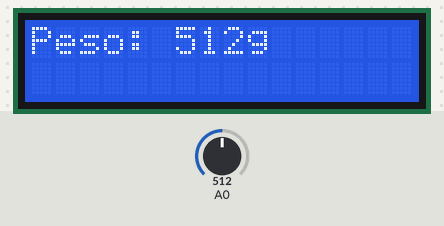
A sketch run on a simulated Arduino Uno, built with avr-gcc and run on an emulated ATmega328P. Shown: 16×2 character LCD. The inputs (shaded band) are chosen by the test bench; at power-on: A0 = 512.

Above: at 1.2 s.
1.3 s: A0 set to 716
At 2.5 s:
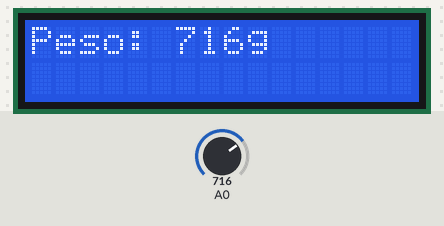
2.8 s: A0 set to 900
At 3.7 s:
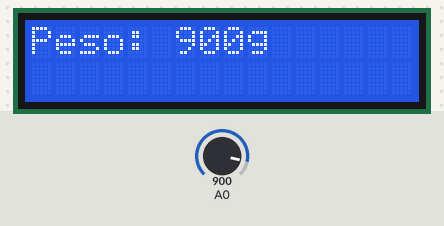
4.3 s: A0 set to 1023
At 4.9 s:
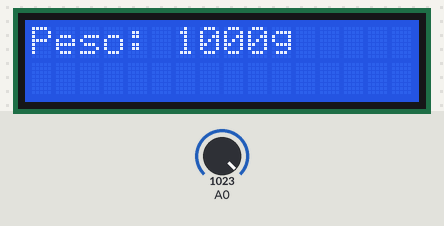
Timing chart, 0 to 7.3 s (numbered marks = the images above; inputs shaded):
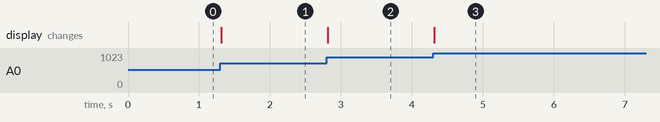

The sketch:

codigo_Tinkercad.ino
```cpp
//obs: talvez a simulação demore alguns segundos para começar, tinkercad é lento

//checkpoint sprint 01
//edge computing
//grupo: andré lambert, alessandra vaiano, bryan, lucas feijó e vitor maia

//************************************************************************

//aqui adicionamos as bibliotecas que vamos usar nesse projeto,
//precisamos fazer isso para o display funcionar

#include <Wire.h>
#include <LiquidCrystal_I2C.h>

LiquidCrystal_I2C lcd(0x20, 16, 2);
//endereço do display I2C é 0x20
//e as dimensões são 16x2

int valor_pot = 0; //armazena o valor do potenciometro
int valor_anterior = -1; //armazena o último valor lido do potenciometro

//iniciamos o display e seu backlight / luz de fundo
void setup() {
  lcd.init();
  lcd.backlight();
}

//aqui estamos fazendo o display atualizar apenas quando o valor do potenciometro mudar
//e também imprimir o que queremos junto ao valor, como "peso" e "g"
//também definimos o limite da leitura (valor 1000)

void loop() {
  valor_pot = analogRead(A0);
  if (valor_pot != valor_anterior) {
    lcd.clear();
    lcd.setCursor(0, 0); //aqui é a posição dentro do display lcd
    lcd.print("Peso: ");
    lcd.print(min(valor_pot, 1000));
    lcd.print("g");
    valor_anterior = valor_pot;
  }
}

//fim
```

Measured:
- after the input at 1.3 s, the display: changes at once (image 1)
- after the input at 2.8 s, the display: changes at once (image 2)
- after the input at 4.3 s, the display: changes at once (image 3)
